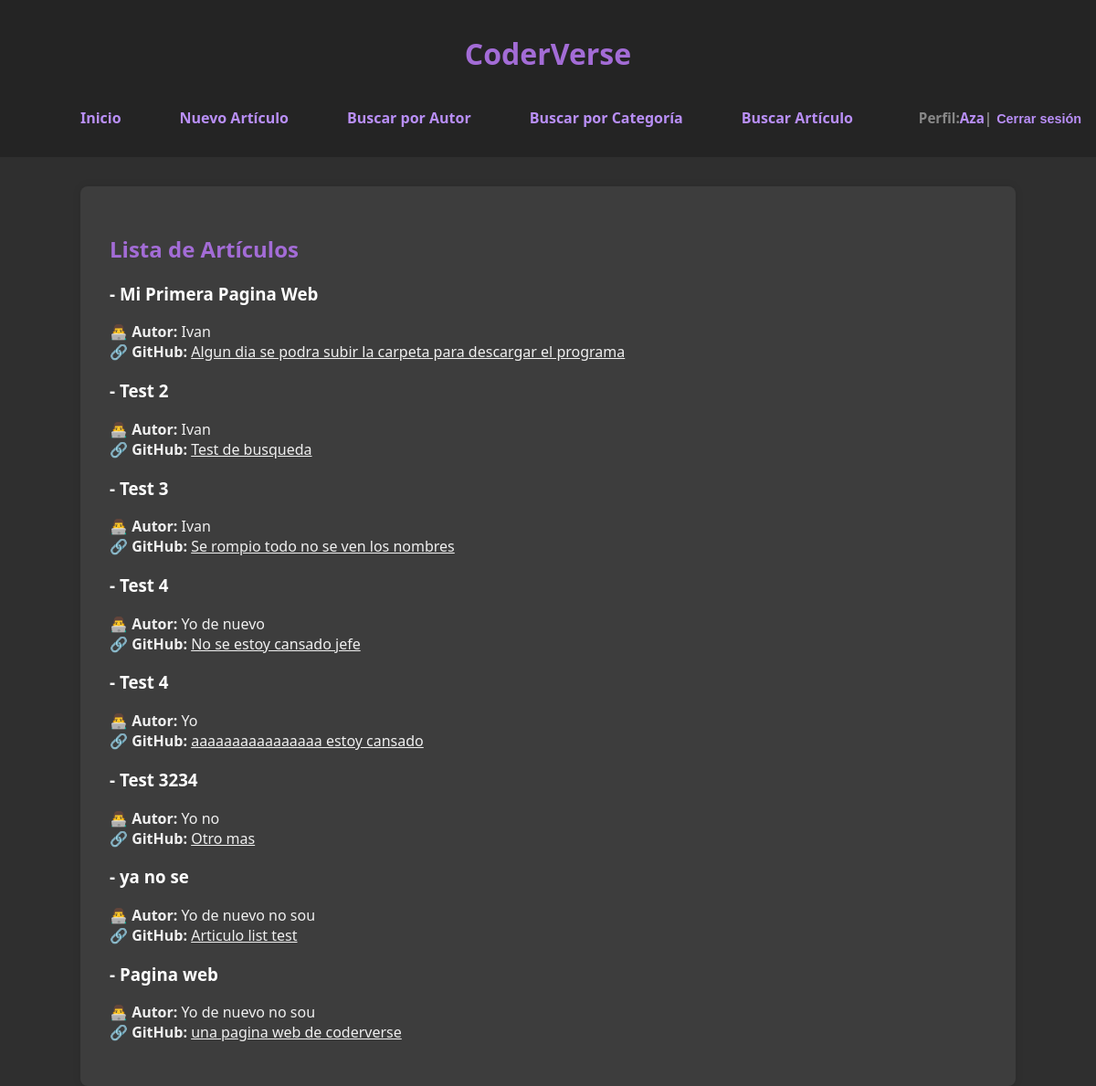
/articulos/ (signed in), run on an earlier commit of the app's database.
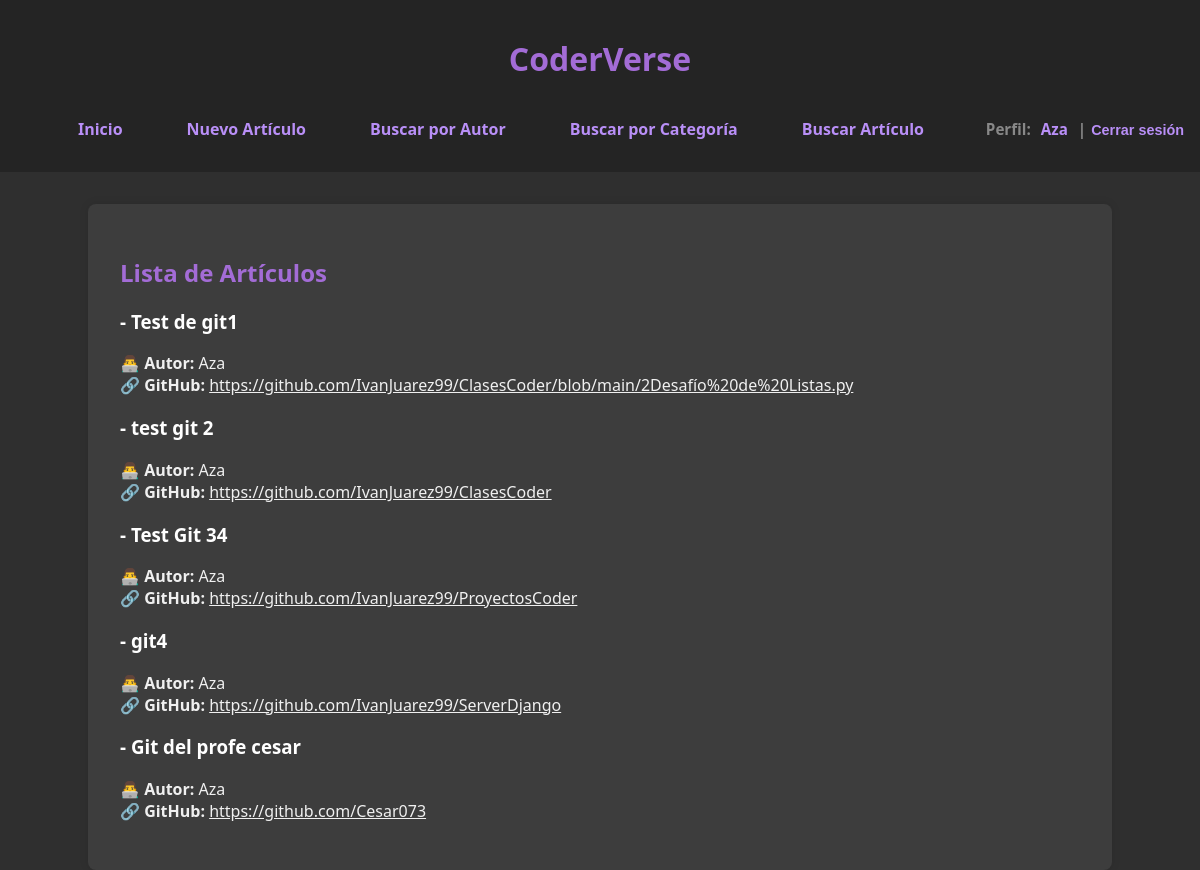
And on a later commit of the database.
### blog/models.py (models this page shows, shortened)
class Articulo(models.Model):
    titulo = models.CharField(max_length=20)
    autor = models.ForeignKey(Autor, on_delete=models.CASCADE)
    contenido = models.TextField()
    categoria = models.ForeignKey(Categoria, on_delete=models.CASCADE)
    fecha_publicacion = models.DateField(auto_now_add=True)

class Autor(models.Model):
    user = models.OneToOneField(User, on_delete=models.CASCADE, null=True, blank=True)
    nombre = models.CharField(max_length=20)
    especialidad = models.CharField(max_length=20)
    biografia = models.TextField()

### blog/views.py (the view)
# urls.py: path('articulos/', views.articulo_list, name='articulo_list'),
@login_required
def articulo_list(request):
    articulos = Articulo.objects.all()
    return render(request, 'blog/articulo_list.html', {'articulos': articulos})

### blog/templates/blog/articulo_list.html
{% extends 'blog/base.html' %}
{% block content %}
    <div class="container">
        <h2 class="my-4">Lista de Artículos</h2>
        {% if articulos %}
            <div class="row">
                {% for articulo in articulos %}
                    <div class="col-md-4 mb-4">
                        <div class="card">
                            <div class="card-body">
                                <h3 class="card-title">- {{ articulo.titulo }}</h5>
                                <p class="card-text">
                                    <strong>👨‍💻 Autor:</strong> {{ articulo.autor.nombre }} <br>
                                    <strong>🔗 GitHub:</strong> <a href="{{ articulo.contenido }}" target="_blank">{{ articulo.contenido }}</a><br>
                                </p>
                            </div>
                        </div>
                    </div>
                {% endfor %}
            </div>
        {% else %}
            <p>No hay artículos disponibles.</p>
        {% endif %}
    </div>
{% endblock %}

### blog/templates/blog/base.html (shortened to what this page needs)
<!DOCTYPE html>
<html lang="es">
<head>
</head>
<body>
    <header>
        <h1>CoderVerse</h1>
        {% if user.is_authenticated %}
            <nav style="display: flex; justify-content: space-between; align-items: center; flex-wrap: wrap;">
                <div style="display: flex; justify-content: center; flex-wrap: wrap; flex: 1;">
                    <a href="{% url 'inicio' %}">Inicio</a>
                    <a href="{% url 'crear_articulo' %}">Nuevo Artículo</a>
                    <a href="{% url 'buscar_autor' %}">Buscar por Autor</a>
                    <a href="{% url 'buscar_categoria' %}">Buscar por Categoría</a>
                    <a href="{% url 'buscar_articulos' %}">Buscar Artículo</a>
                </div>
                <div style="display: flex; align-items: center; font-weight: bold; font-size: 0.95rem;">
                    <span>Perfil:</span>
                    {% with autor=user.autor %}
                        {% if autor %}
                            <a href="{% url 'perfil_autor' autor.id %}" style="color: rgb(185, 143, 247); text-decoration: none; margin: 0 2px;">{{ user.username }}</a>
                        {% else %}
                            <span style="color: rgb(185, 143, 247); margin: 0 px;">{{ user.username }}</span>
                        {% endif %}
                    {% endwith %}
                    <span>| </span>
                    <form action="{% url 'logout' %}" method="post" style="display: inline; margin-left: 5px;">
                        <button type="submit" style="border: none; background: none; padding: 0; margin: 0; color: rgb(185, 143, 247);font-size: 0.90rem; font-weight: bold; cursor: pointer; display: inline;">Cerrar sesión</button>
                    </form>
                </div>
            </nav>
        {% endif %}
    </header>
    <main>
        {% block content %}
        {% endblock %}
    </main>
</body>
</html>

### blog/templates/blog/base.html (style rules this page uses)
body, html { margin: 0; padding: 0; height: 100%; font-family: 'Segoe UI', sans-serif; background-color: #2f2f2f; color: white; }
body { display: flex; flex-direction: column; min-height: 100vh; }
header, footer { background-color: #242424; color: rgb(136, 136, 136); text-align: center; padding: 1rem; }
nav { display: flex; justify-content: center; align-items: center; padding: 0.5rem 0; }
nav a { color: rgb(185, 143, 247); margin: 0 1.5rem; text-decoration: none; font-weight: bold; padding: 0.5rem 0.5rem; border-radius: 6px; transition: background-color 0.3s; }
main { width: 80%; max-width: 1200px; margin: 2rem auto; background: #3d3d3d; padding: 2rem; border-radius: 8px; box-shadow: 0 0 10px rgba(0,0,0,0.1); flex: 1; }
h1, h2 { color: #a36cd6; }
p, a { color: #f0f0f0; }
input[type="submit"], button { background-color: #774396; color: white; border: none; padding: 0.7rem 1.5rem; border-radius: 5px; cursor: pointer; }

What changed in the data, as far as the page shows it:
removed Articulo: titulo "Mi Primera Pagina Web", autor.nombre "Ivan", contenido "Algun dia se podra subir la carpeta para descargar el programa"
removed Articulo: titulo "Test 2", autor.nombre "Ivan", contenido "Test de busqueda"
removed Articulo: titulo "Test 3", autor.nombre "Ivan", contenido "Se rompio todo no se ven los nombres"
removed Articulo: titulo "ya no se", autor.nombre "Yo de nuevo no sou", contenido "Articulo list test"
changed Articulo: titulo "Test 4" → "Test de git1"; autor.nombre "Yo de nuevo" → "Aza"; contenido "No se estoy cansado jefe" → "https://github.com/IvanJuarez99/ClasesCoder/blob/main/2Desafío%20de%20Listas.py"
changed Articulo: titulo "Test 4" → "test git 2"; autor.nombre "Yo" → "Aza"; contenido "aaaaaaaaaaaaaaaa estoy cansado" → "https://github.com/IvanJuarez99/ClasesCoder"
changed Articulo: titulo "Test 3234" → "Test Git 34"; autor.nombre "Yo no" → "Aza"; contenido "Otro mas" → "https://github.com/IvanJuarez99/ProyectosCoder"
added Articulo: titulo "git4", autor.nombre "Aza", contenido "https://github.com/IvanJuarez99/ServerDjango"
changed Articulo: titulo "Pagina web" → "Git del profe cesar"; autor.nombre "Yo de nuevo no sou" → "Aza"; contenido "una pagina web de coderverse" → "https://github.com/Cesar073"
Also different on the page:
{{ user.username }}: (not shown) → "Aza"
{{ user.username }}: "Aza" → (not shown)
